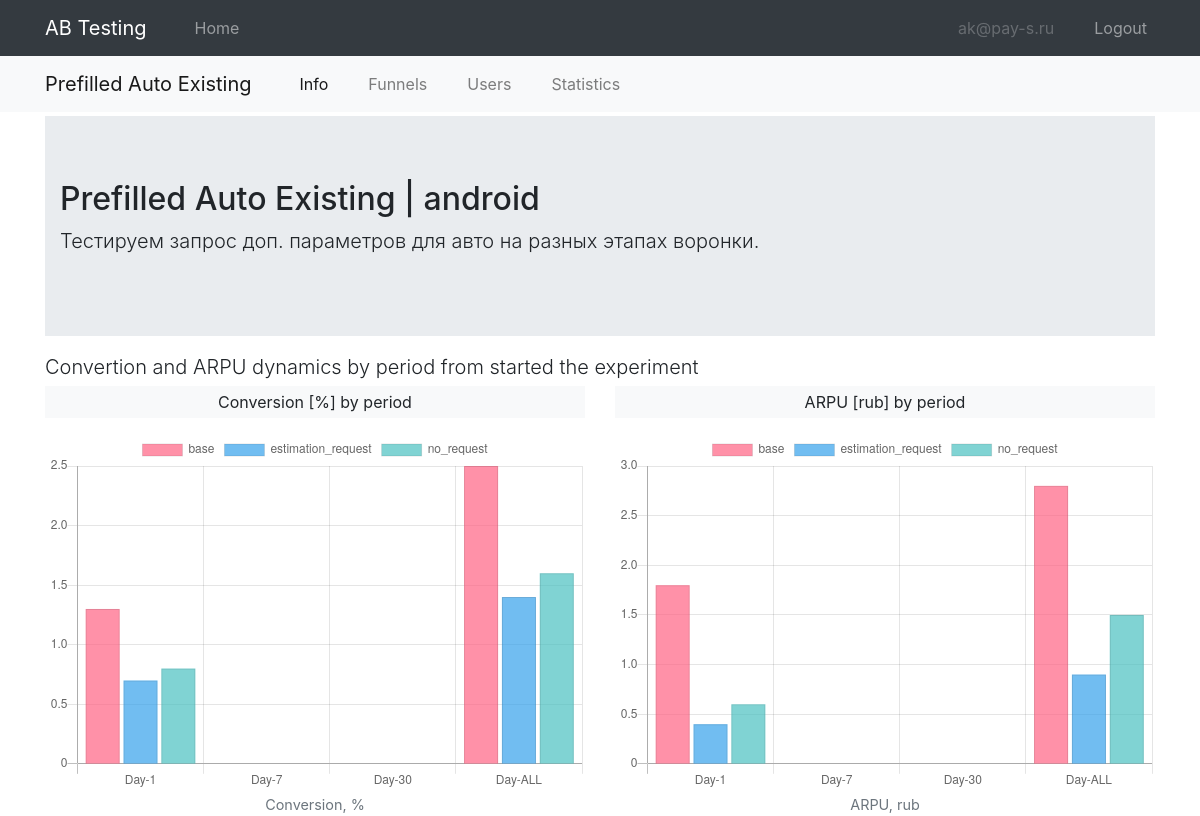
Page /exp_android_prefilled_auto_existing/index (signed in) on the earlier database version.
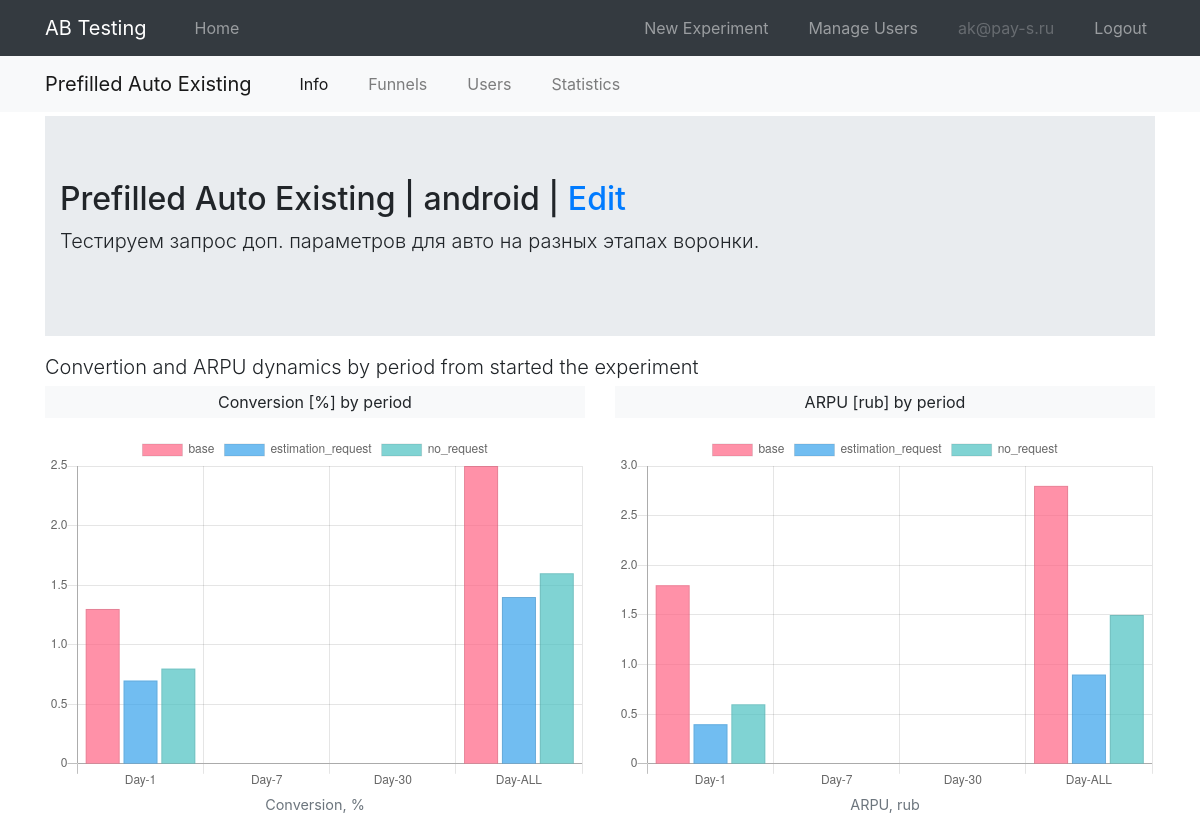
Same page on the later database version.
### models.py (models this page shows, shortened)
class ABExperiment(db.Model):
    __tablename__ = "experiment"
    __table_args__ = (db.UniqueConstraint('app_id', 'name', name="unique_constraint_app_exp"), )
    id = db.Column(db.Integer, primary_key=True)
    app_id = db.Column(db.Integer, db.ForeignKey("app.id"))
    name = db.Column(db.String(120), index=True)
    description = db.Column(db.Text)
    metrics = db.Column(db.Text)
    start_date = db.Column(db.Date)
    end_date = db.Column(db.Date)
    options = db.relationship('ABOption', backref='experiment') # cascade="all, delete-orphan"
    @property
    def metrics_json(self):
        return json.loads(self.metrics) if self.metrics is not None else dict()
    @property
    def clean_name(self):
        clean_name = " ".join(
            [i.capitalize() for i in self.name.split("_") if i not in ("exp", "ios", "android")]
        )
        return clean_name
    @property
    def sorted_options(self):
        options = sorted(self.options, key=lambda x: (-x.is_control_group, x.name))
        return [i.name for i in options]
    def get_valueset_total(self, col_name='cnt_users'):
        if not self.metrics_json:
            return
        valueset = {i: [] for i in self.sorted_options}
        for period in ["1d", "7d", "30d", "all"]:
            tmp = self.metrics_json[f"{col_name}_{period}"]
            for option in valueset.keys():
                valueset[option].append(tmp[option])
        return valueset

class App(db.Model):
    __tablename__ = "app"
    id = db.Column(db.Integer, primary_key=True)
    name = db.Column(db.String(120), index=True, unique=True)
    experiments = db.relationship('ABExperiment', backref='app')

### ab/ab.py (the view)
@bp.route("/<exp_name>")
@bp.route("/<exp_name>/index")
@login_required
def detail(exp_name):
    exp = ABExperiment.query.filter_by(name=exp_name).first()
    if exp is None:
        abort(404)
    return render_template("ab/ab_item.html", exp=exp, active_link="info")

### main.py (called while the page is built)
@login.user_loader
def load_user(id):
    return User.query.get(int(id))

### templates/ab/ab_item.html (shortened to what this page needs)
{% extends "base.html" %}
{% from "macros/plots/barprot_total.html" import barprot_total %}
{% from "macros/plots/donut.html" import donut %}
{% block second_nav %}
{% include "ab/_second_nav.html" %}
{% endblock %}
{% block content %}
<div class="container">
    <div class="jumbotron jumbotron-fluid my-0">
        <div class="container">
        {% if exp %}
            {% if current_user.is_admin %}
            <h2>{{ exp.clean_name }} | {{ exp.app.name }} | <a href="{{ url_for('admin.edit_experiment', exp_name=exp.name) }}">Edit</a></h2>
            {% else %}
            <h2>{{ exp.clean_name }} | {{ exp.app.name }}</h2>
            {% endif %}
            <p class="lead">{{ exp.description }}</p>
        {% endif %}
        </div>
    </div>
    <p class="lead mt-3 mb-1">Convertion and ARPU dynamics by period from started the experiment</p>
    <div class="row">
        <div class="col-6">
            <p class="text-center bg-light p-1">Conversion [%] by period</p>
            <canvas id="conversion_total"></canvas>
            <figcaption class="figure-caption text-center">Conversion, %</figcaption>
        </div>
        <div class="col-6">
            <p class="text-center bg-light p-1">ARPU [rub] by period</p>
            <canvas id="arpu_total"></canvas>
            <figcaption class="figure-caption text-center">ARPU, rub</figcaption>
        </div>
    </div>
</div>
{% endblock %}
{% block plotsjs %}
{{
    barprot_total(
        figure_id="arpu_total",
        valueset=exp.get_valueset_total(col_name="arpu"),
        options=exp.sorted_options,
        percentage=False
    )
}}
{{
    barprot_total(
        figure_id="conversion_total",
        valueset=exp.get_valueset_total(col_name="conversion"),
        options=exp.sorted_options,
        percentage=True
    )
}}
{% endblock %}

### templates/base.html (shortened to what this page needs)
<!DOCTYPE html>
<html>
    <head>
        <link rel="stylesheet" href="https://stackpath.bootstrapcdn.com/bootstrap/4.5.0/css/bootstrap.min.css">
        <link rel="stylesheet" href="https://stackpath.bootstrapcdn.com/font-awesome/4.7.0/css/font-awesome.min.css">
        <link rel="stylesheet" type="text/css" href="{{ url_for('static', filename='css/style.css') }}">
    </head>
    <body>
    <nav class="navbar navbar-expand-md navbar-dark bg-dark fixed-top">
        <div class="container">
            <a class="navbar-brand" href="{{ url_for('ab.index') }}">AB Testing</a>
            <div class="collapse navbar-collapse" id="navbarCollapse">
                <ul class="navbar-nav mr-auto">
                    <li class="nav-item {{ 'active' if active_link == 'home' else None }} ml-4">
                        <a class="nav-link" href="{{ url_for('ab.index') }}">Home</a>
                    </li>
                </ul>
                <ul class="navbar-nav ml-auto">
                {% if current_user.is_authenticated %}
                {% if current_user.is_admin %}
                    <li class="nav-item mr-4 {{ 'active' if active_link == 'create_experiment' else None }}">
                    <a class="nav-link" href="{{ url_for('admin.create_experiment') }}">New Experiment</a>
                    </li>
                    <li class="nav-item mr-4 {{ 'active' if active_link == 'manage_users' else None }}">
                    <a class="nav-link" href="{{ url_for('admin.manage_users') }}">Manage Users</a>
                    </li>
                {% endif %}
                    <li class="nav-item mr-4">
                    <a class="nav-link disabled">{{ current_user.email }}</a>
                    </li>
                    <li class="nav-item">
                    <a class="nav-link" href="{{ url_for('auth.logout') }}">Logout</a>
                    </li>
                {% endif %}
                </ul>
            </div>
        </div>
    </nav>
    {% block second_nav %}{% endblock %}
    {% block content %}
    {% endblock %}
    {% block plotsjs %}
    {% endblock %}
    </body>
</html>

### templates/ab/_second_nav.html (shortened to what this page needs)
<nav class="navbar navbar-expand-md navbar-light bg-light">
    <div class="container mx-auto">
        <a class="navbar-brand" href="{{ url_for('ab.detail', exp_name=exp.name) }}">{{ exp.clean_name }}</a>
        <div class="collapse navbar-collapse" id="navbar2Collapse">
            <ul class="navbar-nav ml-4">
                <li class="nav-item {{ 'active' if active_link == 'info' else None }} mr-4">
                    <a class="nav-link" href="{{ url_for('ab.detail', exp_name=exp.name) }}">Info</a>
                </li>
                <li class="nav-item {{ 'active' if active_link == 'funnel' else None }} mr-4">
                    <a class="nav-link" href="{{ url_for('ab.detail_funnel', exp_name=exp.name) }}">Funnels</a>
                </li>
                <li class="nav-item {{ 'active' if active_link == 'users' else None }} mr-4">
                    <a class="nav-link" href="{{ url_for('ab.detail_users', exp_name=exp.name) }}">Users</a>
                </li>
                <li class="nav-item {{ 'active' if active_link == 'stats' else None }} mr-4">
                    <a class="nav-link" href="{{ url_for('ab.detail_stats', exp_name=exp.name, period='1d') }}">Statistics</a>
                </li>
            </ul>
        </div>
    </div>
</nav>

Differences in the rows shown:
changed User "ak@pay-s.ru": is_admin False → True (drawn)
Other differences:
text now shown: "New Experiment Manage Users Edit"
